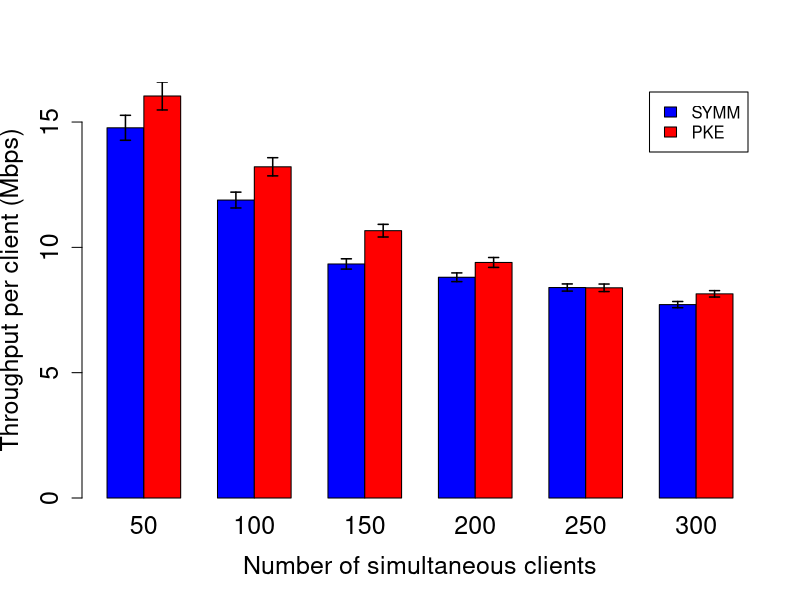

Reproduce this figure in R.

sk50 = read.csv("./public_key/throughput_pk_50_50.csv",sep=',')$thput
pk50 = read.csv("./symm_key/throughput_sk_50_50.csv",sep=',')$thput

sk100 = read.csv("./public_key/throughput_pk_100_100.csv",sep=',')$thput
pk100 = read.csv("./symm_key/throughput_sk_100_100.csv",sep=',')$thput

sk150 = read.csv("./public_key/throughput_pk_150_150.csv",sep=',')$thput
pk150 = read.csv("./symm_key/throughput_sk_150_150.csv",sep=',')$thput

sk200 = read.csv("./public_key/throughput_pk_200_200.csv",sep=',')$thput
pk200 = read.csv("./symm_key/throughput_sk_200_200.csv",sep=',')$thput

sk250 = read.csv("./public_key/throughput_pk_250_250.csv",sep=',')$thput
pk250 = read.csv("./symm_key/throughput_sk_250_250.csv",sep=',')$thput

sk300 = read.csv("./public_key/throughput_pk_300_300.csv",sep=',')$thput
pk300 = read.csv("./symm_key/throughput_sk_300_300.csv",sep=',')$thput

clients = c("50","100","150","200","250","300")

SYMM = 8*c(mean(sk50),mean(sk100),mean(sk150),mean(sk200),mean(sk250),mean(sk300))/1000000
PKE = 8*c(mean(pk50),mean(pk100),mean(pk150),mean(pk200),mean(pk250),mean(pk300))/1000000

errf <- function(array){

    object <- sd(array)/sqrt(length(array))

    return(object)
}

CI1 = 1.64*8*c(errf(sk50),errf(sk100),errf(sk150),errf(sk200),errf(sk250),errf(sk300))/1000000
CI2 = 1.64*8*c(errf(pk50),errf(pk100),errf(pk150),errf(pk200),errf(pk250),errf(pk300))/1000000

errs = c(rbind(CI1,CI2)) 
means = c(rbind(SYMM,PKE)) 
data <- data.frame(rbind(SYMM,PKE))

pdf("new_result.pdf")

barCenters <- barplot(as.matrix(data), ylab="Throughput per client (Mbps)",
    xlab="Number of simultaneous clients", col=c("blue","red"),
 	legend = c("SYMM","PKE"), beside=TRUE, names.arg=clients,ylim=c(0,max(means)+ max(errs)),
    cex.lab=1.5, cex.axis=1.5, cex.main=1.5, cex.sub=1.5,, cex.names=1.5)

arrows(barCenters, means - errs, barCenters,
       means + errs, lwd = 1.5, angle = 90,
       code = 3, length = 0.05)


dev.off()


